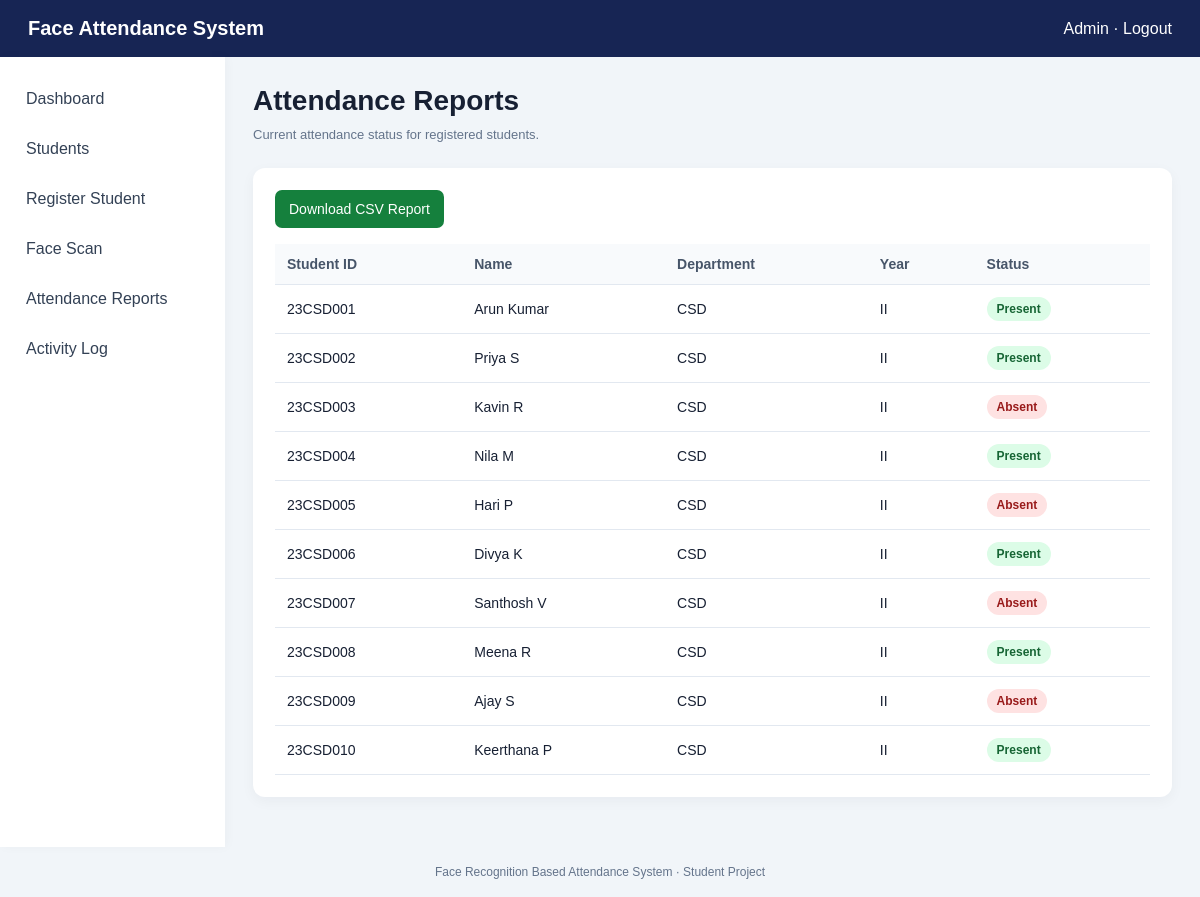
The app's page /reports (signed in) with its own data.
### tables this page shows
CREATE TABLE students (id INTEGER PRIMARY KEY AUTOINCREMENT, student_id TEXT UNIQUE NOT NULL, name TEXT NOT NULL, department TEXT DEFAULT 'CSD', year TEXT DEFAULT 'II', status TEXT DEFAULT 'Absent');

### app.py (the view)
@app.route("/reports")
@login_required
def reports():
    conn = get_db()
    rows = conn.execute("SELECT student_id,name,department,year,status FROM students ORDER BY student_id").fetchall()
    conn.close()
    return render_template("reports.html", students=rows)

### app.py (called while the page is built)
def get_db():
    conn = sqlite3.connect(DB_NAME)
    conn.row_factory = sqlite3.Row
    return conn

def login_required(func):
    @wraps(func)
    def wrapper(*args, **kwargs):
        if not session.get("logged_in"):
            return redirect(url_for("home"))
        return func(*args, **kwargs)
    return wrapper

### templates/reports.html
{% extends "base.html" %}{% block title %}Attendance Reports{% endblock %}{% block content %}<div class="heading"><h1>Attendance Reports</h1><p>Current attendance status for registered students.</p></div><div class="panel"><p style="margin-bottom:16px"><a class="btn greenbtn" href="{{ url_for('reports_csv') }}">Download CSV Report</a></p><div class="tablewrap"><table><thead><tr><th>Student ID</th><th>Name</th><th>Department</th><th>Year</th><th>Status</th></tr></thead><tbody>{% for s in students %}<tr><td>{{ s.student_id }}</td><td>{{ s.name }}</td><td>{{ s.department }}</td><td>{{ s.year }}</td><td><span class="status {{ s.status }}">{{ s.status }}</span></td></tr>{% else %}<tr><td colspan="5">No records available.</td></tr>{% endfor %}</tbody></table></div></div>{% endblock %}

### templates/base.html (style rules this page uses)
* { box-sizing:border-box;margin:0;padding:0;font-family:Arial,sans-serif }
body { background:#f1f5f9;color:#172033 }
.heading { margin-bottom:22px }
.heading h1 { font-size:28px;margin-bottom:8px }
.heading p,.muted { color:#64748b;font-size:13px;line-height:1.6 }
.card,.panel { background:white;padding:22px;border-radius:12px;box-shadow:0 4px 14px #0f172a0b }
.panel { margin-bottom:22px }
.btn { display:inline-block;background:#2563eb;color:white;text-decoration:none;border:0;border-radius:7px;padding:11px 14px;cursor:pointer;font-size:14px }
.greenbtn { background:#15803d }
table { width:100%;border-collapse:collapse }
th,td { text-align:left;padding:12px;border-bottom:1px solid #e2e8f0;font-size:14px }
th { background:#f8fafc;color:#475569 }
.tablewrap { overflow-x:auto }
.status { display:inline-block;border-radius:30px;padding:5px 10px;font-size:12px;font-weight:bold }
.Present { background:#dcfce7;color:#166534 }
.Absent { background:#fee2e2;color:#991b1b }

### records on screen
students: student_id "23CSD001", name "Arun Kumar", department "CSD", year "II", status "Present"
students: student_id "23CSD002", name "Priya S", department "CSD", year "II", status "Present"
students: student_id "23CSD003", name "Kavin R", department "CSD", year "II", status "Absent"
students: student_id "23CSD004", name "Nila M", department "CSD", year "II", status "Present"
students: student_id "23CSD005", name "Hari P", department "CSD", year "II", status "Absent"
students: student_id "23CSD006", name "Divya K", department "CSD", year "II", status "Present"
students: student_id "23CSD007", name "Santhosh V", department "CSD", year "II", status "Absent"
students: student_id "23CSD008", name "Meena R", department "CSD", year "II", status "Present"
students: student_id "23CSD009", name "Ajay S", department "CSD", year "II", status "Absent"
students: student_id "23CSD010", name "Keerthana P", department "CSD", year "II", status "Present"
